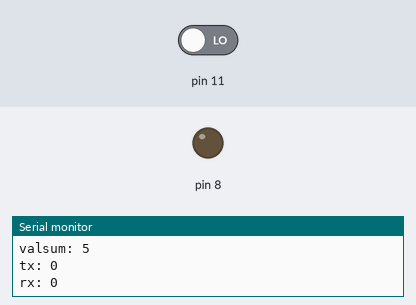
The sketch below on a simulated Arduino Uno, built with avr-gcc and run on an emulated ATmega328P. On the bench: output pins drawn as LEDs (lit = HIGH), the last lines printed to the serial monitor. The test bench sets the inputs (shaded band); at power-on: pin 11 LOW.

Above: at 1.2 s.
1.3 s: pin 11 driven HIGH
At 2.3 s:
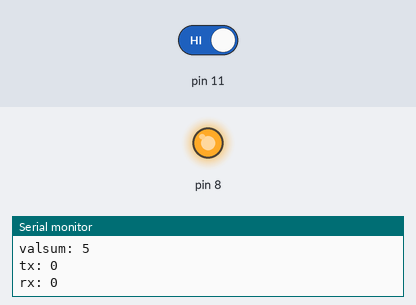
2.8 s: pin 11 driven LOW
At 4.2 s:
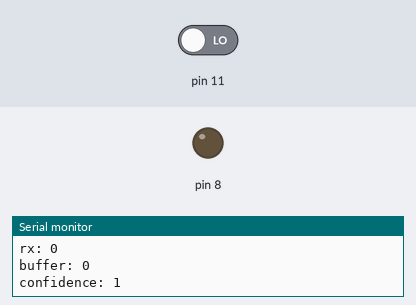
Timing chart, 0 to 5.8 s (numbered marks = the images above; inputs shaded):
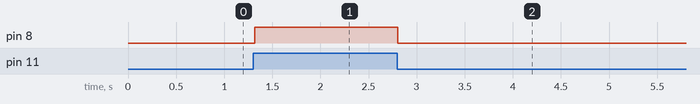

Measured:
- after the input at 1.3 s, pin 8: LOW → HIGH at once
- after the input at 2.8 s, pin 8: HIGH → LOW at once

The sketch:

StationOOP.ino
```cpp
#include <Wire.h>
#include <SoftwareSerial.h>
SoftwareSerial BTSerial(3, 2);

class bluetooth {
  private:
  byte _pktx[5];
  byte _pkrx[5];

  byte _rxbuffer[5];
  byte _rxout[5];
  byte _confidence;

  void bluetoothTransmit() {
    BTSerial.write(_pktx, sizeof(_pktx));
  }

  void bluetoothRecive() {
    static byte _count = 10;
    if(BTSerial.available() >= sizeof(_pkrx)){
      BTSerial.readBytes(_pkrx, sizeof(_pkrx));
      while(BTSerial.available() > 0)
        BTSerial.read();
      bluetoothTransmit();
    }
    else {
      if (_count >=10) {
        _count = 0;

        bluetoothTransmit();
      }
      _count++;
    }
  }

  void valueCheck(){
    byte _rxsize;
    _rxsize = sizeof(_pkrx);
    Serial.print("confidence: "); Serial.println(_confidence);
    static byte _valsum = 0;

    for(byte _i = 0; _i < _rxsize; _i ++){
      if(_pkrx[_i] == _rxbuffer[_i]){
        _valsum++;
      }
    }
    Serial.print("valsum: "); Serial.println(_valsum);
    if(_valsum == 5){
      _confidence ++;
      if(_confidence > 4){
        _confidence = 0;
        for(byte _t = 0; _t < _rxsize; _t ++){
          _rxout[_t] = _rxbuffer[_t];
        }
      }
    }
    else{
      _confidence = 0;
      for(byte _o = 0; _o < _rxsize; _o ++){
        _rxbuffer[_o] = _pkrx[_o];
      }
    }
    _valsum = 0;
  }

  public:

  void bluetoothRun(){
    bluetoothRecive();
    valueCheck();

      Serial.print("tx: ");
      Serial.println(_pktx[0]);
  Serial.print("rx: ");
  Serial.println(_pkrx[0]);
      Serial.print("buffer: ");
      Serial.println(_rxbuffer[0]);
      Serial.println("");
  }

  bluetoothStart(int baudrate) {
    BTSerial.begin(baudrate);
    Serial.begin(baudrate);
    return(true);
  }

  void bluetoothDelay(unsigned long start){
    if ((millis()-start) < 60){
      delay(millis()-start);
    }
  }

  void bluetoothSet(byte spot, byte data){
    _pktx[spot] = data;
  }

  rxInfo(byte spot){
    return(_rxout[spot]);
  }
};

bluetooth chip;

class hardwire {
  private:
  byte _txid;
  byte _tx;
  byte _rx;

  public:
  void hardwireStart(byte txid){
    _txid = txid;
    Wire.begin();
  }

  hardwireQuery(byte val){
    _tx = val;
    Wire.beginTransmission(8); // transmit to device #8
    Wire.write(_tx);
    Wire.endTransmission();
    Wire.begin(9);
  }

  hardwireRx(){
    return(_rx);
  }

  hardwireSet(byte bytes){
    _rx = bytes;
  }
};

hardwire pixel;

byte rx;

void setup() {
  chip.bluetoothStart(9600);
  pixel.hardwireStart(8);

  pinMode(8, OUTPUT);
  pinMode(9, INPUT);
  Wire.onReceive(hardwireReceive);

  pinMode(11, INPUT);
}

unsigned long timer;

void hardwireReceive(int bytes){
  rx = Wire.read();
  pixel.hardwireSet(rx);
}

void loop() {
  timer = millis();

  chip.bluetoothRun();

  if(pixel.hardwireRx() == 3){
    digitalWrite(8, HIGH);
    chip.bluetoothSet(0, 1);
  }

  if(chip.rxInfo(0) == 1){
    digitalWrite(8, HIGH);
    pixel.hardwireQuery(3);
  }
  else if (chip.rxInfo(0) == 0){
    digitalWrite(8, LOW);
  }

  bool x = digitalRead(11);
  if(x){
    digitalWrite(8, HIGH);
  }
  else{
    digitalWrite(8, LOW);
  }

  chip.bluetoothDelay(timer);
}
```
